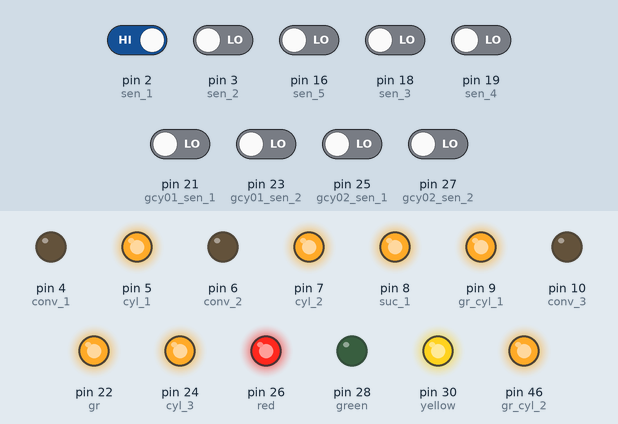
A sketch run on a simulated Arduino Mega 2560, built with avr-gcc and run on an emulated ATmega2560. On the bench: output pins drawn as LEDs (lit = HIGH). Inputs (shaded band) come from the test bench; at power-on: pin 2 (sen_1) HIGH, pin 3 (sen_2), pin 16 (sen_5), pin 18 (sen_3), pin 19 (sen_4), pin 21 (gcy01_sen_1), pin 23 (gcy01_sen_2), pin 25 (gcy02_sen_1), pin 27 (gcy02_sen_2) LOW.

Above: at 1.2 s.
1.3 s: pin 2 (sen_1) driven LOW
At 1.4 s:
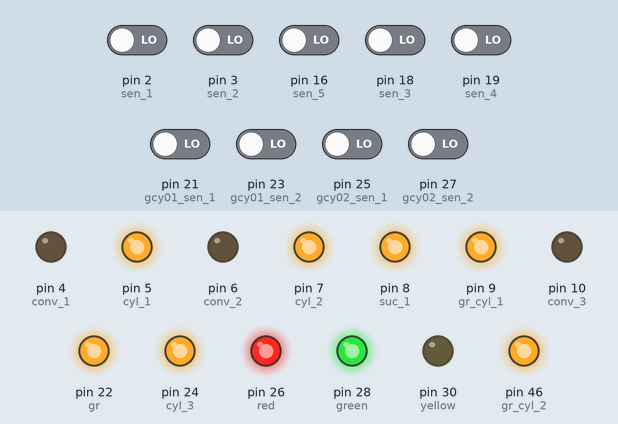
At 1.8 s:
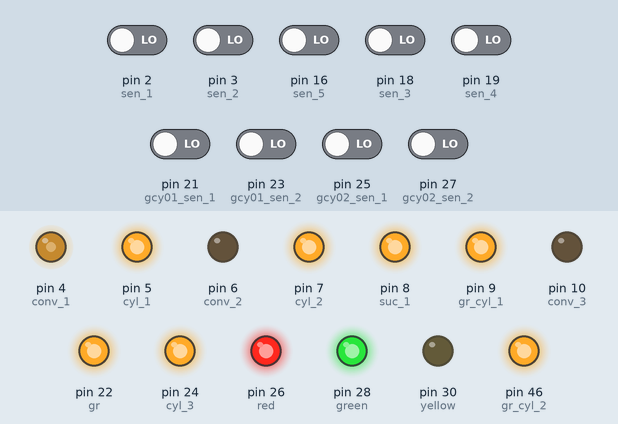
3.0 s: pin 3 (sen_2) driven HIGH
At 4.1 s:
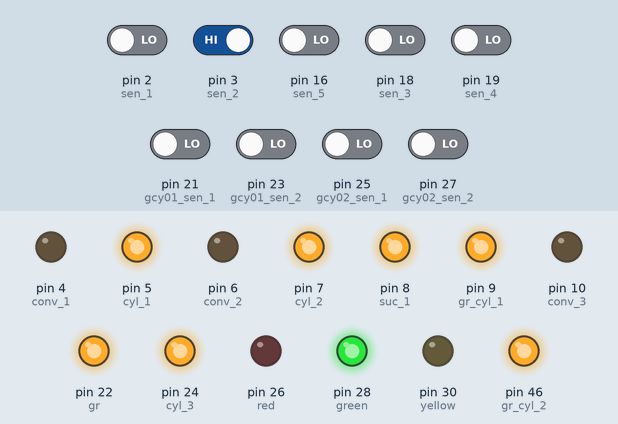
Timing chart, 0 to 25.5 s (numbered marks = the images above; inputs shaded):
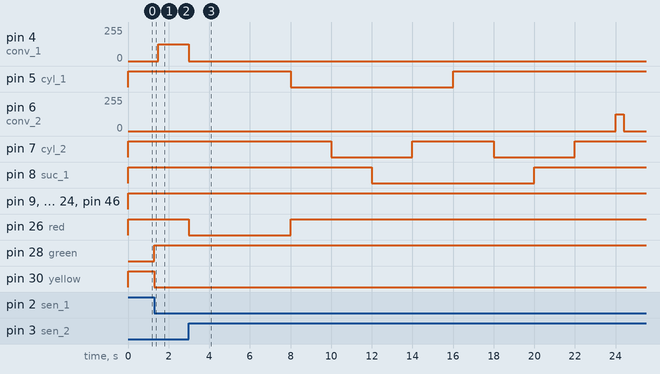

Measured:
- after the input at 1.3 s, pin 4 (conv_1): 0/255 → 127/255 after 0.20 s; pin 28 (green): LOW → HIGH at once; pin 30 (yellow): HIGH → LOW at once
- after the input at 3.0 s, pin 4 (conv_1): 127/255 → 0/255 at once; pin 5 (cyl_1): HIGH → LOW after 5.0 s, → HIGH 8.0 s later; pin 6 (conv_2): 0/255 → 127/255 after 21.0 s, → 0/255 0.40 s later; pin 7 (cyl_2): alternates HIGH for 4.0 s and LOW for 4.0 s, starting after 7.0 s; pin 8 (suc_1): HIGH → LOW after 9.0 s, → HIGH 8.0 s later

The sketch:

sketch_oct29b.ino
```cpp
#define sen_1 2
#define sen_2 3
#define sen_3 18

#define sen_4 19
#define sen_5 16
#define sen_6 17
#define sen_7 20

#define gcy01_sen_1 21
#define gcy01_sen_2 23
#define gcy02_sen_1 25
#define gcy02_sen_2 27

#define conv_1 4
#define conv_2 6
#define conv_3 10

#define green 28
#define red 26
#define yellow 30

#define cyl_1 5
#define cyl_2 7
#define suc_1 8

#define cyl_3 24

#define gr_cyl_1 9
#define gr_cyl_2 46
#define gr 22


int c11;
int c12;
int c21;
int c22;


int a=1;


void setup() {
  pinMode(conv_1, OUTPUT);
  pinMode(conv_2, OUTPUT);
  pinMode(conv_3, OUTPUT);

  pinMode(green, OUTPUT);
  pinMode(red, OUTPUT);
  pinMode(yellow, OUTPUT);

  pinMode(cyl_1, OUTPUT);
  pinMode(cyl_2, OUTPUT);
  pinMode(suc_1, OUTPUT);

  pinMode(gr_cyl_1, OUTPUT);
  pinMode(gr_cyl_2, OUTPUT);
  pinMode(gr, OUTPUT);

  pinMode(cyl_3, OUTPUT);


  pinMode(sen_1,INPUT);
  pinMode(sen_2,INPUT);
  pinMode(sen_3,INPUT);

  pinMode(sen_4,INPUT);
  pinMode(sen_5,INPUT);
  pinMode(sen_6,INPUT);
   pinMode(sen_7,INPUT);

  pinMode(gcy01_sen_1,INPUT);
  pinMode(gcy01_sen_2,INPUT);
  pinMode(gcy02_sen_1,INPUT);
  pinMode(gcy02_sen_2,INPUT);


}

void loop() {

if(a==1){
  digitalWrite(green,LOW);//ON
  digitalWrite(red,HIGH);//OFF
  digitalWrite(yellow,HIGH);//OFF

  analogWrite(conv_1,0);
  analogWrite(conv_2,0);
  analogWrite(conv_3,0);

  digitalWrite(cyl_1,HIGH);
  digitalWrite(cyl_2,HIGH);
  digitalWrite(suc_1,HIGH);

  digitalWrite(gr_cyl_1,HIGH);
  digitalWrite(gr_cyl_2,HIGH);
  digitalWrite(gr,HIGH);
  digitalWrite(cyl_3,HIGH);

  a=2;
}

if(a==2){
  if(digitalRead(sen_1)==LOW){
    a=3;
  }
}

if(a==3){
  digitalWrite(green,HIGH);//off
  digitalWrite(yellow,LOW);//on
  delay(200);
  analogWrite(conv_1,127);
  a=4;

}

if(a==4){
  if(digitalRead(sen_2)==HIGH){
    a=5;
  }
}

if(a==5){
   analogWrite(conv_1,0);
   //digitalWrite(yellow,LOW);//on
   digitalWrite(red,LOW);//on
   delay(5000);
   digitalWrite(red,HIGH);//oFF
   analogWrite(conv_1,127);
   a=6;

}

if(a==6){
  if(digitalRead(sen_3)==LOW){
    a=7;
  }
}

if(a==7){
  analogWrite(conv_1,0);
  digitalWrite(cyl_1,LOW);
  delay(2000);
  digitalWrite(cyl_2,LOW);
  delay(2000);
  digitalWrite(suc_1,LOW);
  delay(2000);
  digitalWrite(cyl_2,HIGH);
  delay(2000);
  digitalWrite(cyl_1,HIGH);
  delay(2000);
  digitalWrite(cyl_2,LOW);
  delay(2000);
  digitalWrite(suc_1,HIGH);
  delay(2000);
  digitalWrite(cyl_2,HIGH);
  delay(2000);
  a=8;
}

if(a==8){
  if(digitalRead(sen_4)==LOW){
    a=9;
  }
}

if(a==9){
  analogWrite(conv_2,127);
  a=10;
}

if(a==10){
  if(digitalRead(sen_5)==LOW){
    delay(400);
    a=11;
  }
}

if(a==11){
  analogWrite(conv_2,0);
  a=12;
}

if(a==12){
  c11 = digitalRead(gcy01_sen_1);
  c12 = digitalRead(gcy01_sen_2);
  c21 = digitalRead(gcy02_sen_1);
  c22 = digitalRead(gcy02_sen_2);

  if(c11==0&&c12==1&&c21==0&&c22==1){
  a=13;
  }
}

if(a==13){
  digitalWrite(gr_cyl_2,LOW);
  delay(2000);
  digitalWrite(gr,LOW);
  delay(2000);
  digitalWrite(gr_cyl_2,HIGH);
  delay(2000);
  digitalWrite(gr_cyl_1,LOW);
  delay(2000);
  digitalWrite(gr_cyl_2,LOW);
  delay(2000);
  digitalWrite(gr,HIGH);
  delay(2000);
  digitalWrite(gr_cyl_2,HIGH);
  delay(5000);
  digitalWrite(gr_cyl_2,LOW);
  delay(2000);
  digitalWrite(gr,LOW);
  delay(2000);
  digitalWrite(gr_cyl_2,HIGH);
  delay(2000);
  digitalWrite(gr_cyl_1,HIGH);
  delay(2000);
  digitalWrite(gr_cyl_2,LOW);
  delay(2000);
  digitalWrite(gr,HIGH);
  delay(2000);
  digitalWrite(gr_cyl_2,HIGH);
  delay(2000);
  analogWrite(conv_1,127);
  a=14;

}

if(a==14){
  if(digitalRead(sen_6)==HIGH){
    a=15;
  }
}

if(a==15){
  analogWrite(conv_2,0);
  digitalWrite(cyl_3,LOW);
  delay(2000);
  digitalWrite(cyl_3,HIGH);
  delay(2000);
  analogWrite(conv_3,127);
  a=16;

}

if(a==16){
  if(digitalRead(sen_7)==HIGH){
    a=17;
  }
}

if(a==17){
  analogWrite(conv_3,0);
  digitalWrite(green,HIGH);//On
  digitalWrite(yellow,HIGH);//OFF
  a=18;
}

if(a==18){
  a=1;
}


}
```
